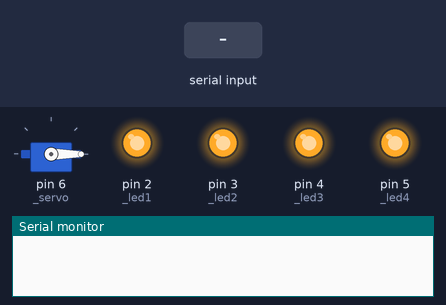
A sketch run on a simulated Arduino Uno, built with avr-gcc and run on an emulated ATmega328P. On the bench: servo, output pins drawn as LEDs (lit = HIGH), the last lines printed to the serial monitor. The test bench sets the inputs (shaded band).

Above: at 1.2 s.
1.3 s: "Z" received over Serial
At 2.7 s:
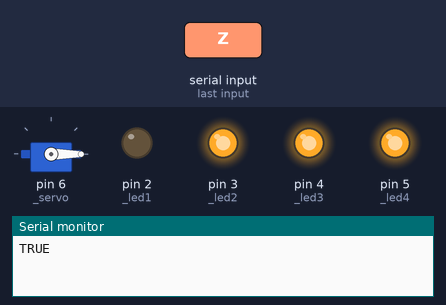
Timing chart, 0 to 4.3 s (numbered marks = the images above; inputs shaded):
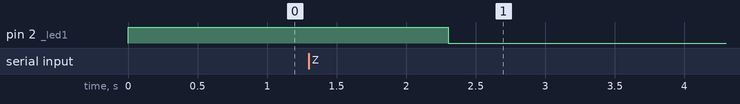

Measured:
- after the input at 1.3 s, pin 2 (_led1): HIGH → LOW after 1.0 s

The sketch:

SERIAL_CONNEXION.ino
```cpp
/*
  e-mail : rachelsysteme@gmail.com
  gitHub : https://github.com/RS-malik-el
  Donation : paypal.me/RachelSysteme

  @AUTEUR: RACHEL SYSTEME
  DATE   : 24/05/2022

  @Conçu pour communiquer avec le logiciel : "RS : Voice assistant (Holy)"
  @Tester sur la carte arduino / Test on the arduino board

  Ce programme permet de contrôler l'allumage et l'extinction de 4 leds,
  le positionnent du servomoteur à 0° ou 90°. Les instructions sont envoyées
  par communication série.
*/
#include <Servo.h>

// Constantes
#define _led1   2
#define _led2   3
#define _led3   4
#define _led4   5
#define _servo  6
// Objet de type Servo
Servo servo;
uint8_t position = 0; // Position servomoteur

void setup() {
  Serial.begin(9600);   // Initialisation de la communication
  servo.attach(_servo); // Pin attaché au servo
  servo.write(position);// Servo à 0°
  // Initialisation des pins comme des sorties
  for (int i = 2; i <= 5; ++i){
    pinMode(i,OUTPUT);
    digitalWrite(i,not LOW);
  }
}

void loop() {
  byte reception[5]={};

  // Reception des données
  if(Serial.available()){
    Serial.readBytes(reception,5);

    // Mise à jour des sorties
    // LED 1
    if (reception[0] == 0)
      digitalWrite(_led1,not LOW);
    else
       digitalWrite(_led1,not HIGH);
    // LED 2
    if (reception[1] == 0)
      digitalWrite(_led2,not LOW);
    else
       digitalWrite(_led2,not HIGH);
    // LED 3
    if (reception[2] == 0)
      digitalWrite(_led3,not LOW);
    else
       digitalWrite(_led3,not HIGH);
    // LED 4
    if (reception[3] == 0)
      digitalWrite(_led4,not LOW);
    else
       digitalWrite(_led4,not HIGH);
    // POSITIONNEMENT DU SERVOMOTEUR
    if (reception[4] == 0 and position == 90){
      for (int i = 90; i >= 0 ; --i){
        servo.write(i);
        delay(5);
      }
      position = 0;
    }
    if (reception[4] == 90 and position == 0){
      for (int i = 0; i <= 90 ; ++i){
        servo.write(i);
        delay(5);
      }
      position = 90;
    }
    Serial.write("TRUE"); // Message succès
  }
}
```
